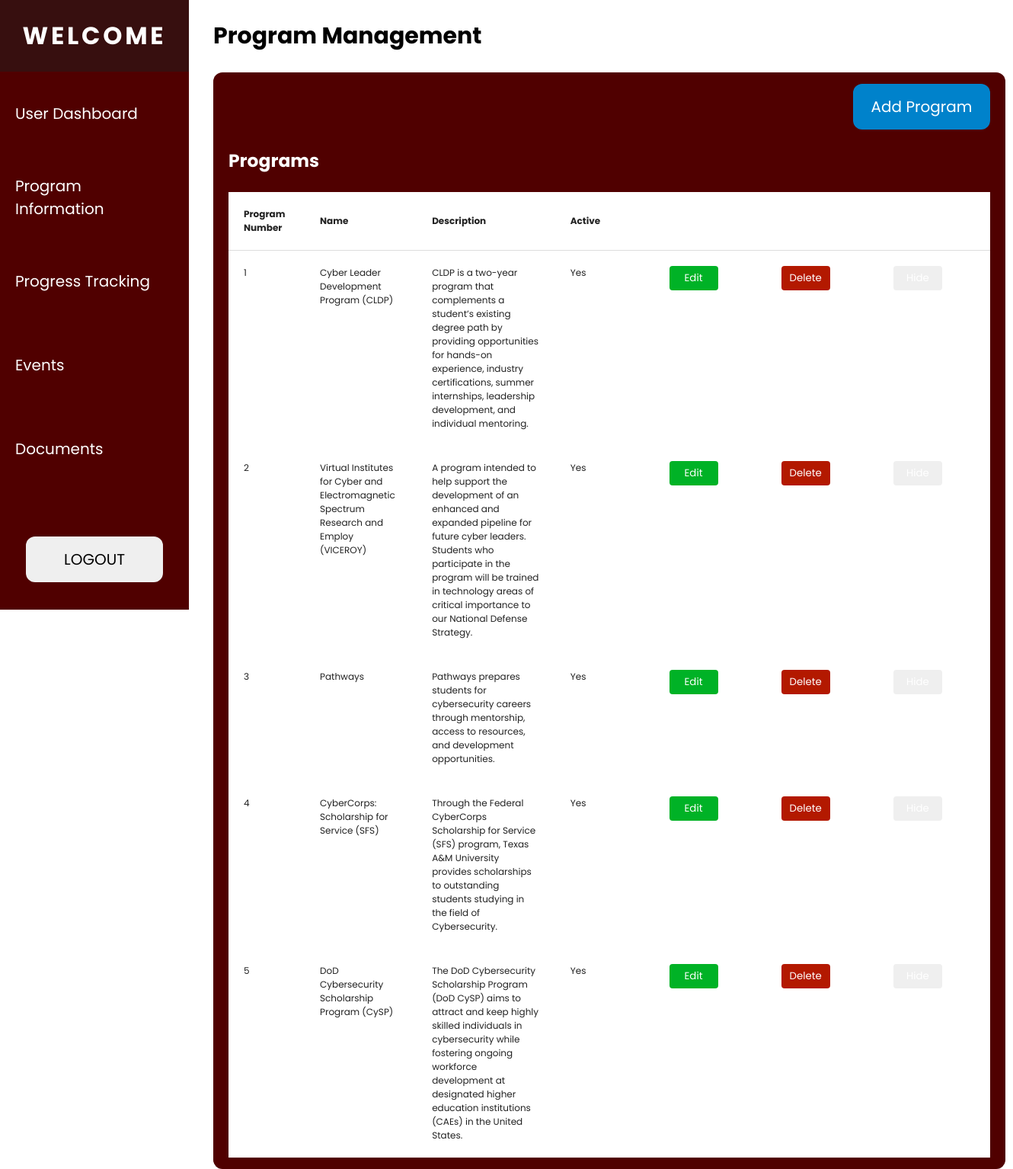
/pages/program_management.php (signed in), run on the app's committed database.
### tables this page shows
CREATE TABLE `programs` (
  `Program_Num` int(11) NOT NULL,
  `Name` varchar(255) NOT NULL,
  `Description` varchar(255) NOT NULL,
  `IsActive` tinyint(4) DEFAULT 1
);

### pages/program_management.php (the view, shortened to what this page needs)
<?php
include '../assets/user_admin_header.php';
include '../assets/navbar.php';
include_once '../includes/dbh.inc.php';
?>
<!DOCTYPE html>
<html lang="en">
<head>
</head>
<div class="main-container margin-left-280">
    <div class="header">
        <h2>Program Management</h2>
    </div>
    <div class="table-wrapper">
        <div class="flex flex-col align-end min-width-180">
            <button class="add-btn" onclick="window.location.href='add_program.php'">Add Program</button>
        </div>
        <h3>Programs</h3>
        <?php
            $stmt = $conn->prepare("SELECT * FROM Programs");
            $stmt->execute();
            $result = $stmt->get_result();
        ?>
        <div class="table-container">
            <table id="programTable">
                <thead>
                    <tr>
                        <th class="program-number">Program Number</th>
                        <th>Name</th>
                        <th>Description</th>
                        <th>Active</th>
                        <th class="hidden">.</th>
                        <th class="hidden">.</th>
                        <th class="hidden">.</th>
                    </tr>
                </thead>
                <tbody>
                    <?php
                    if (mysqli_num_rows($result) > 0) {
                        while ($row = mysqli_fetch_assoc($result)) {
                            $activeStatus = $row['IsActive'] ? 'Yes' : 'No';
                            ?>
                            <tr>
                                <td><?php echo htmlspecialchars($row['Program_Num']); ?></td>
                                <td><?php echo htmlspecialchars($row['Name']); ?></td>
                                <td class="description"><?php echo htmlspecialchars($row['Description']); ?></td>
                                <td><?php echo $activeStatus; ?></td>
                                <td>
                                    <button onclick="location.href='add_program.php?Program_Num=<?php echo $row['Program_Num']; ?>'" class="table-btn edit-btn">Edit</button>
                                </td>
                                <td>
                                    <form action="../includes/process_program.php" method="POST">
                                        <button type="submit" name="delete_program" class="table-btn delete-btn" onclick="return confirm('Are you sure you want to delete this program?');">Delete</button>
                                    </form>
                                </td>
                                <td>
                                    <form action="../includes/process_program.php" method="POST">
                                        <button type="submit" name="hide_program" class="table-btn"><?php echo $row['IsActive'] ? 'Hide' : 'Show'; ?></button>
                                    </form>
                                </td>
                            </tr>
                            <?php
                        }
                    } else {
                        echo "<tr><td colspan='7'>No programs found.</td></tr>";
                    }
                    ?>
                </tbody>
            </table>
        </div>
    </div>
</div>

### assets/user_admin_header.php (shortened to what this page needs)
<!DOCTYPE html>
<html>
    <head>
        <link rel="stylesheet" href="../css/navbar.css">
        <link rel="stylesheet" href="../css/modal.css">
        <link rel="stylesheet" href="../css/style.css">
    </head>
    <body>

### assets/navbar.php (shortened to what this page needs)
<nav class="navbar">
        <ul class="navbar-nav">
            <li class="welcome-wrapper">
                <a href="../pages/admin_dashboard.php" class="welcome">WELCOME</a>
            </li>
        <li class="nav-item">
            <a href="../pages/user_admin.php" class="nav-link" >User Dashboard</a>
        </li>
        <li class="nav-item">
            <a href="../pages/program_management.php" class="nav-link">Program Information</a>
        </li>
        <li class="nav-item">
            <a href="#" class="nav-link">Progress Tracking</a>
        </li>
        <li class="nav-item">
            <a href="../pages/event_admin.php" class="nav-link">Events</a>
        </li>
        <li class="nav-item">
            <a href="../pages/documents_admin.php" class="nav-link">Documents</a>
        </li>
        <li class="nav-item">
            <div class="btn-wrapper">
                <form action="../includes/logout.php" method="post">
                    <button type="submit" class="logout-btn">LOGOUT</button>
                </form>
            </div>
    </ul>
</nav>

### css/navbar.css (style rules this page uses)
body { margin: 0; padding: 0; font-family: 'Poppins', sans-serif; }
.navbar { margin: 0; padding: 0; position: fixed; top: 0; width: 248px; height: 100vh; background-color: #500000; }
.welcome { font-weight: bold; font-size: 32px; text-decoration: none; color: white; }
.welcome-wrapper { height: 94px; width: 100%; display: flex; flex-direction: column; align-items: center; justify-content: center; background: rgba(30, 30, 30, 0.50); letter-spacing: 0.3ch; }
.navbar-nav { list-style: none; padding: 0; margin: 0; display: flex; flex-direction: column; align-items: center; height: 100%; font-size: 20px; }
.nav-item { width: 100%; }
.nav-link { text-decoration: none; display: flex; align-items: center; height: 70px; color: white; padding: 20px; }
.btn-wrapper { top: 100%; position: relative; width: 100%; display: flex; flex-direction: column; align-items: center; justify-content: flex-end; }
.logout-btn { border: none; font-family: 'Poppins', sans-serif; width: 180px; height: 60px; border-radius: 12px; display: flex; align-items: center; justify-content: center; font-size: 20px; }

### css/modal.css (style rules this page uses)
* { font-family: 'Poppins', sans-serif; }

### css/style.css (style rules this page uses)
.main-container { margin: 0; padding: 0; font-family: 'Poppins', sans-serif; font-size: 20px; color: black; }
.margin-left-280 { margin-left: 280px; }
.add-btn { border: none; font-family: 'Poppins', sans-serif; width: 180px; height: 60px; border-radius: 12px; display: flex; align-items: center; justify-content: center; font-size: 20px; background-color: #0082CB; color: white; transition: 0.1s; cursor: pointer }
.header { display: flex; justify-content: space-between; align-items: center; padding-right: 35px; }
.table-wrapper { background-color: #500000; padding: 15px 20px; margin-right: 35px; border-radius: 12px; color: white; min-width: 1000px; }
.min-width-180 { min-width: 180px; }
.flex { display: flex; }
.flex-col { flex-direction: column; }
.align-end { align-items: flex-end; }
a { text-decoration: none; }
table { border-collapse: collapse; width: 100%; }
td, th { text-align: left; font-size: 12px; background-color: white; padding: 20px; color: #222222; }
th { border-bottom: 1px solid #ddd; }
.hidden { color: white; }
.table-container { overflow-x: auto; max-width: 1600px; }
.table-btn { width: 64px; height: 32px; padding: 6px 12px; color: #fff; border: none; border-radius: 4px; cursor: pointer; transition: 0.1s; display: flex; justify-content: center; }
.edit-btn { background-color: #00B226; text-align: center }
.delete-btn { background-color: #B31900; text-align: center }
.table-container table td { word-wrap: break-word; white-space: normal; vertical-align: top; max-width: 50px; }

### pages/program_management.php (style rules this page uses)
.program-number { width: 10%; }

### data on the page
programs: Program_Num "1", Name "Cyber Leader Development Program (CLDP)", Description "CLDP is a two-year program that complements a student’s existing degree path by providing opportunities for hands-on experience, industry certifications, summer internships, leadership development, and individual mentoring.", IsActive "Yes"
programs: Program_Num "2", Name "Virtual Institutes for Cyber and Electromagnetic Spectrum Research and Employ (VICEROY)", Description "A program intended to help support the development of an enhanced and expanded pipeline for future cyber leaders. Students who participate in the program will be trained in technology areas of critical importance to our National Defense Strategy.", IsActive "Yes"
programs: Program_Num "3", Name "Pathways", Description "Pathways prepares students for cybersecurity careers through mentorship, access to resources, and development opportunities.", IsActive "Yes"
programs: Program_Num "4", Name "CyberCorps: Scholarship for Service (SFS)", Description "Through the Federal CyberCorps Scholarship for Service (SFS) program, Texas A&M University provides scholarships to outstanding students studying in the field of Cybersecurity.", IsActive "Yes"
programs: Program_Num "5", Name "DoD Cybersecurity Scholarship Program (CySP)", Description "The DoD Cybersecurity Scholarship Program (DoD CySP) aims to attract and keep highly skilled individuals in cybersecurity while fostering ongoing workforce development at designated higher education institutions (CAEs) in the United States.", IsActive "Yes"
